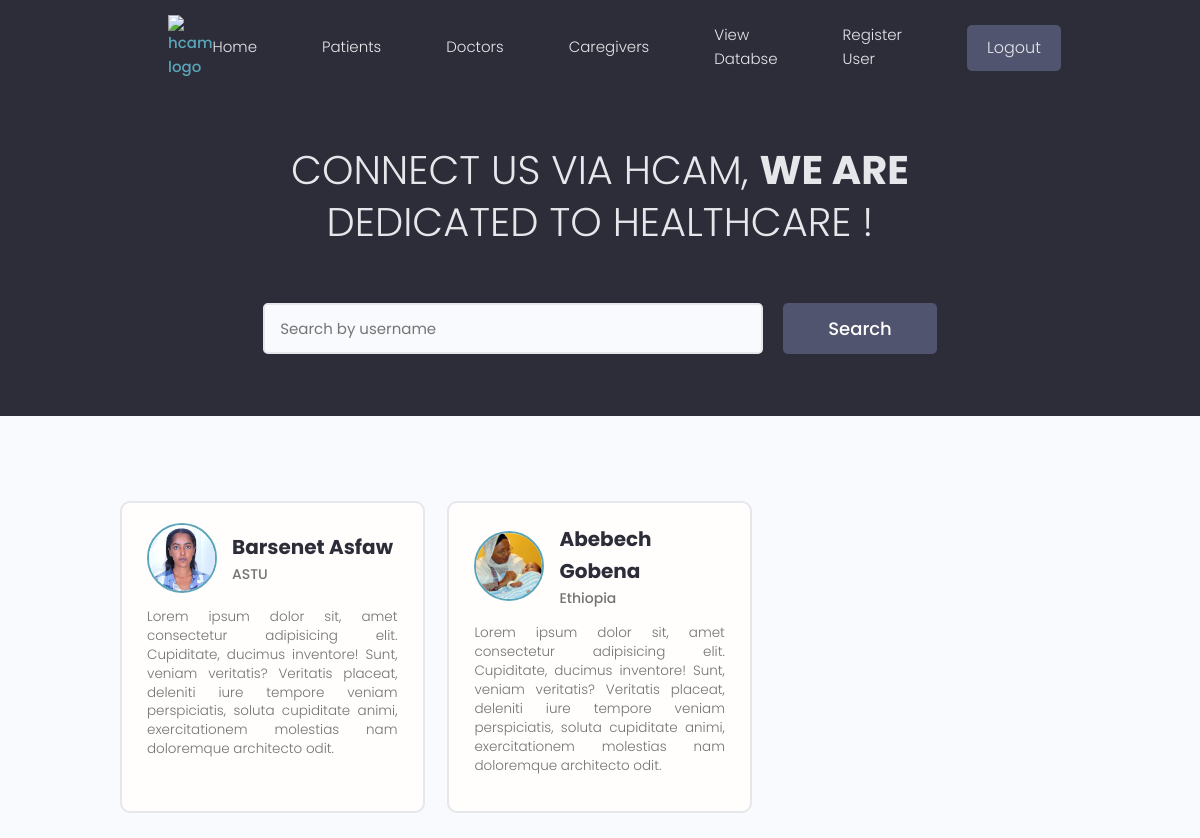
Page /caregiver-page/ (signed in) on the earlier database version.
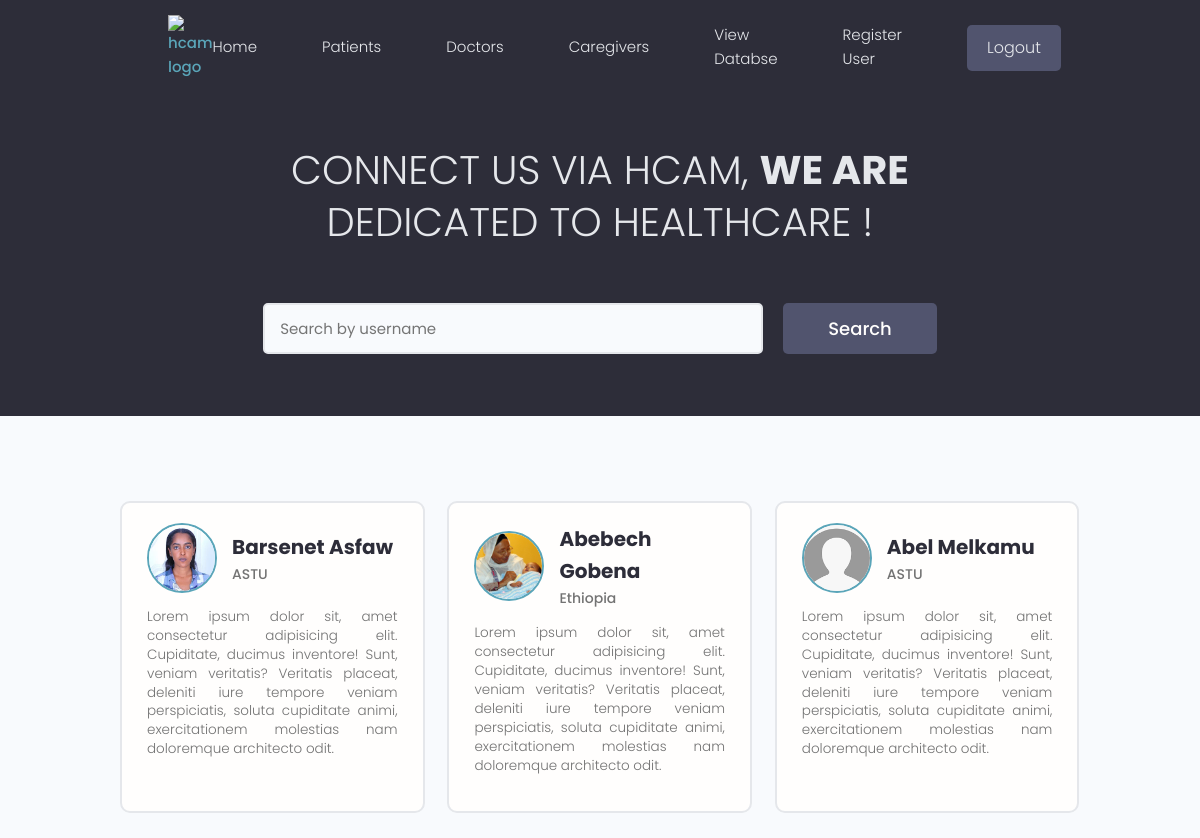
Same page on the later database version.
### users/models.py (models this page shows, shortened)
class Caregiver(models.Model):
    user = models.OneToOneField(UserAccount, null=True, blank=True, on_delete=models.CASCADE)
    first_name = models.CharField(max_length=100, null=True, blank=True)
    middle_name = models.CharField(max_length=100, null=True, blank=True)
    last_name = models.CharField(max_length=100, null=True, blank=True)
    email = models.EmailField(max_length=150, null=True, blank=True)
    username = models.CharField(max_length=100, null=True, blank=True)
    location = models.CharField(max_length=100, null=True, blank=True)
    national_id = models.ImageField(null=True, blank=True, default='national.jpg')
    relation_ship = models.CharField(max_length=100, null=True, blank=True)
    profile_image = models.ImageField(null=True, blank=True, default='default.jpg')
    created = models.DateTimeField(auto_now_add=True)
    id = models.UUIDField(default=uuid.uuid4, unique=True, primary_key=True, editable=False)

### hcam/views.py (the view)
# urls.py: path('caregiver-page/', views.caregiverPage, name = 'caregiver-page'),
@login_required(login_url="login")
def caregiverPage(request):
    caregiverObj = Caregiver.objects.all()
    context = {'caregiverObj': caregiverObj}
    return render(request, 'hcam/caregiverPage.html', context)

### hcam/templates/hcam/caregiverPage.html (shortened to what this page needs)
{% extends 'main.html' %}
{% block content %}
{% include 'navbar.html' %}
<section class="hero-section text-center">
  <div class="container container--narrow">
    <div class="hero-section__box">
      <h2>CONNECT US VIA HCAM, <span>WE ARE</span></h2>
      <h2>DEDICATED TO HEALTHCARE !</h2>
    </div>
    <div class="hero-section__search">
      <form class="form" action="#" method="get">
        <div class="form__field">
          <input class="input input--text" id="formInput#search" type="text" name="text"
            placeholder="Search by username" />
        </div>
        <input class="btn btn--sub btn--lg" type="submit" value="Search" />
      </form>
    </div>
  </div>
</section>
<main class="home">
    <section class="devlist">
      <div class="container">
        <div class="grid grid--three">
          {% for caregiver in caregiverObj %}
          <div class="column card">
            <div class="dev">
              <a href="{% url 'single-caregiver' caregiver.id %}" class="card__body">
                <div class="dev__profile">
                  <img class="avatar avatar--md" src="{{caregiver.profile_image.url}}" alt="image" />
                  <div class="dev__meta">
                    <h3>{{caregiver.first_name}} {{caregiver.middle_name}}</h3>
                    <h5>{{caregiver.location}}</h5>
                  </div>
                </div>
                <p class="dev__info">
                  Lorem ipsum dolor sit, amet consectetur adipisicing elit. Cupiditate, ducimus inventore! Sunt,
                  veniam veritatis? Veritatis placeat, deleniti iure tempore veniam perspiciatis, soluta cupiditate
                  animi, exercitationem molestias nam doloremque architecto odit.
                </p>
              </a>
            </div>
          </div>
          {% endfor %}
        </div>
      </div>
    </section>
  </main>
  {%endblock %}

Differences in the rows shown:
added Caregiver: profile_image (placeholder picture), first_name "Abel", middle_name "Melkamu", location "ASTU"
